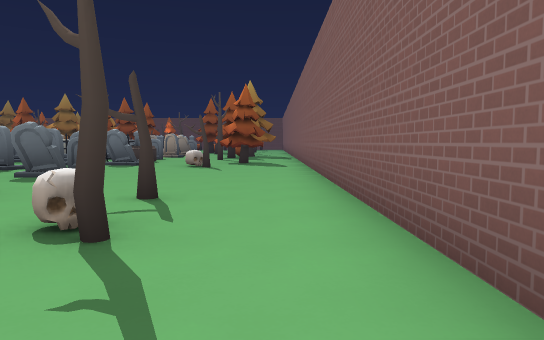
View 1 (above)

24 first-person views from a walk through a level from a Godot 3-D game. The camera is 1.3 m above the floor, tilts 4° down and sees 70° across. The floor is counted in squares, 2 m on a side. Each view is taken from the middle of a square. On the plan, view 1 faces up. The plan holds only what a view shows up to about 11 squares ahead; the rest is blank. The place goes on beyond the plan. Characters and animated objects are not drawn. Some surface patterns are stand-ins.

View 2
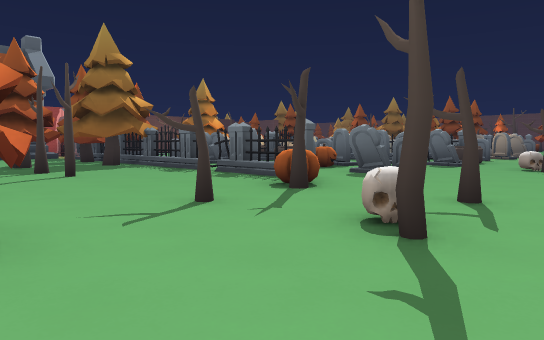

View 3
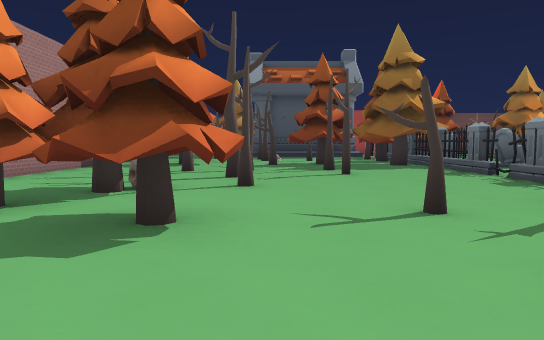

View 4
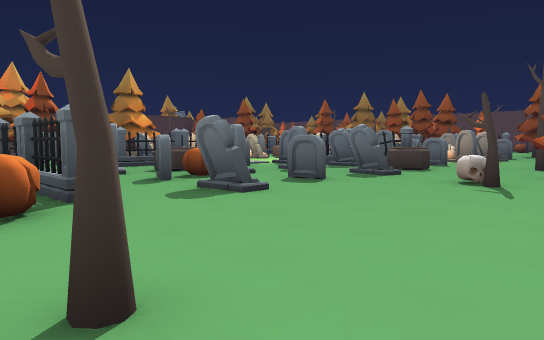

View 5
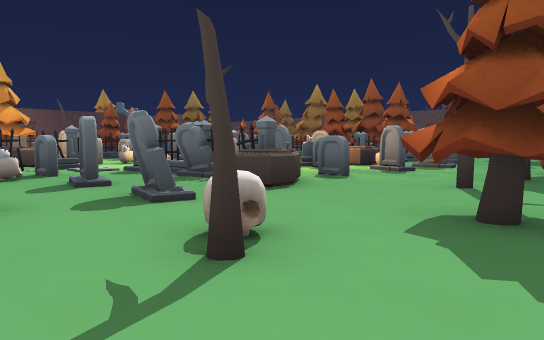

View 6
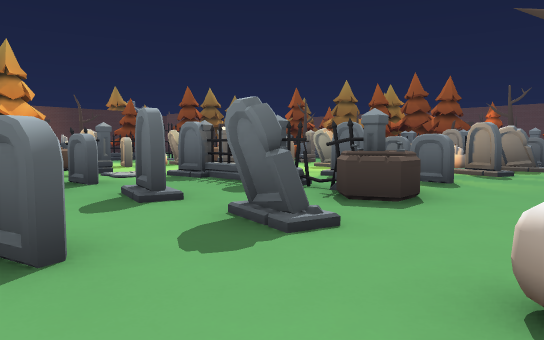

View 7
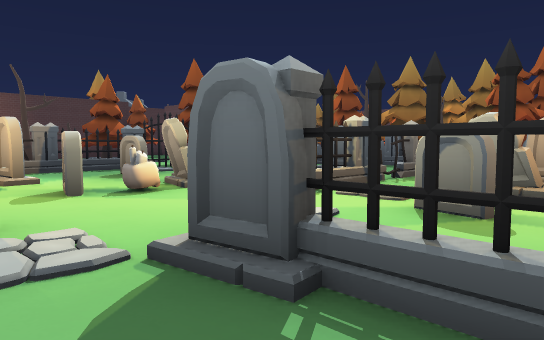

View 8
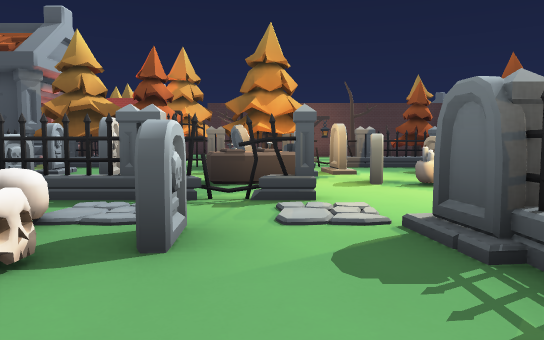

View 9
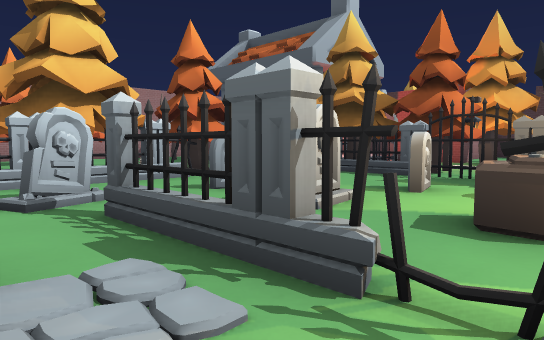

View 10
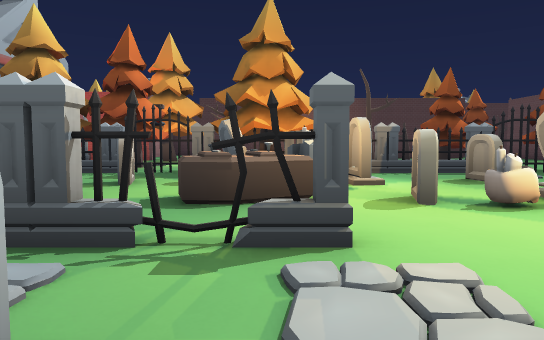

View 11
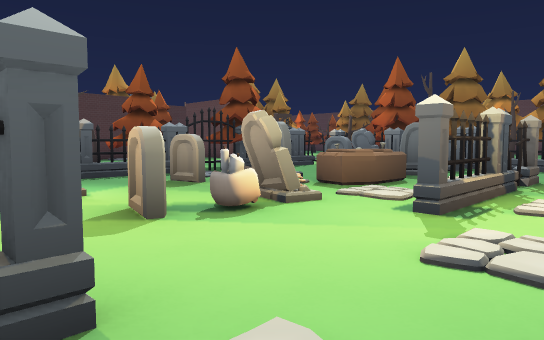

View 12
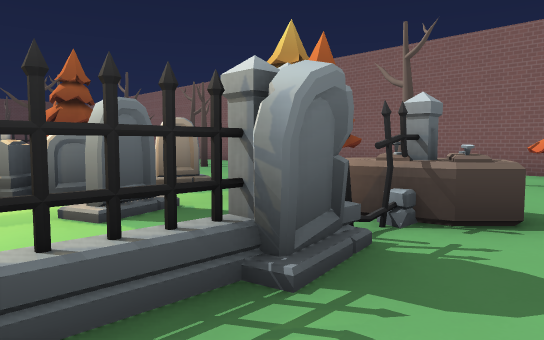

View 13
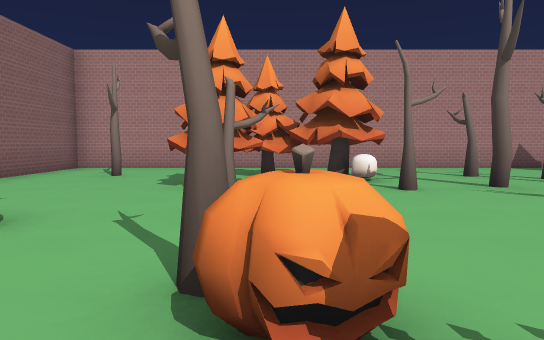

View 14
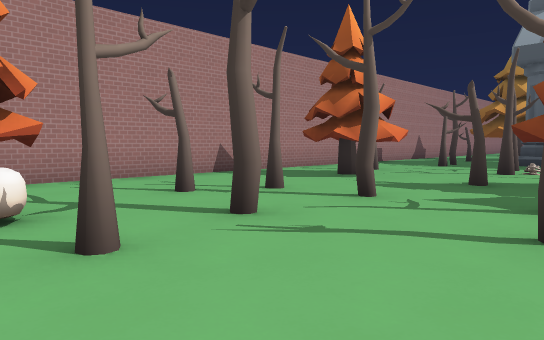

View 15
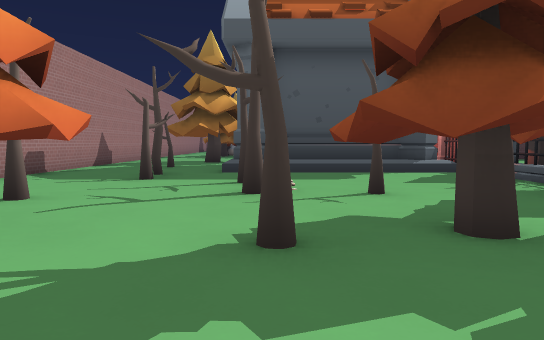

View 16
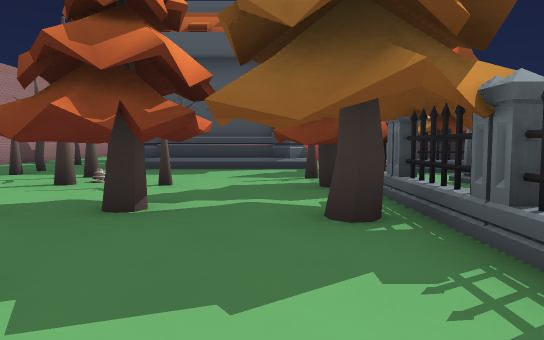

View 17
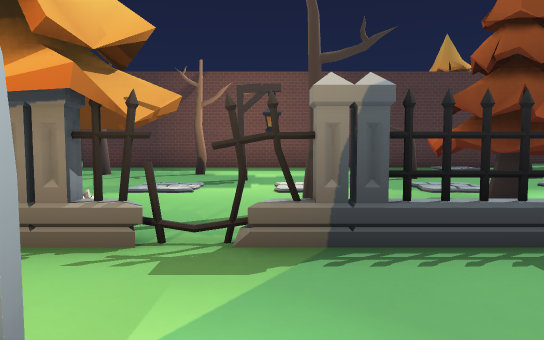

View 18
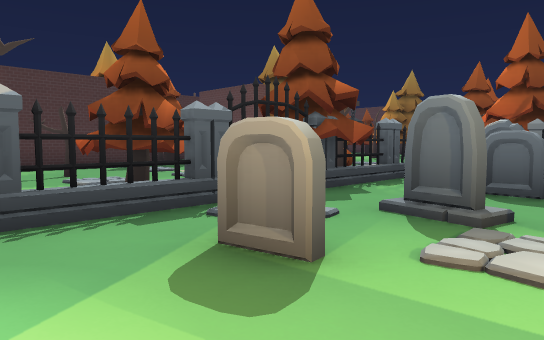

View 19
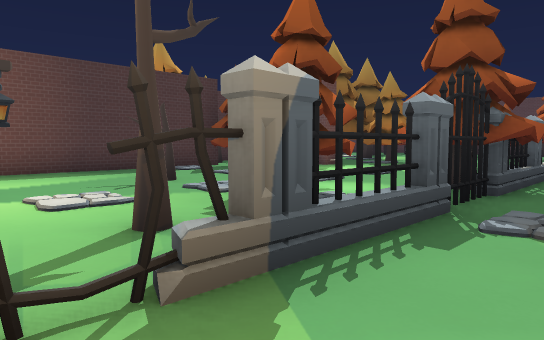

View 20
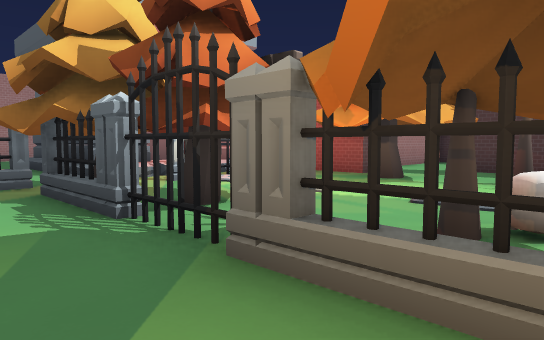

View 21
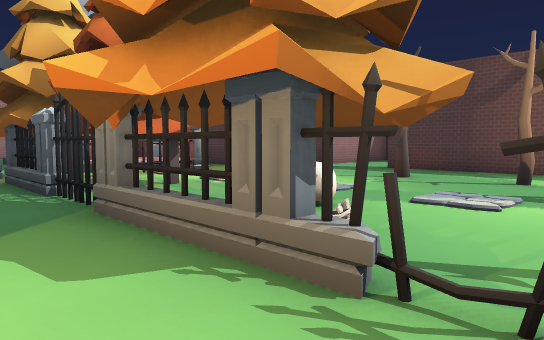

View 22
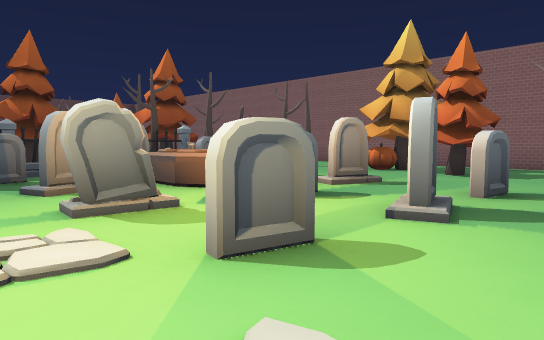

View 23
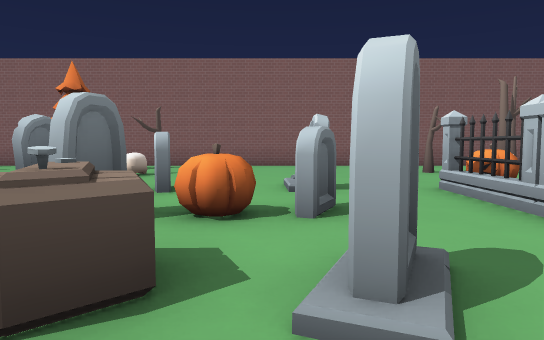

View 24
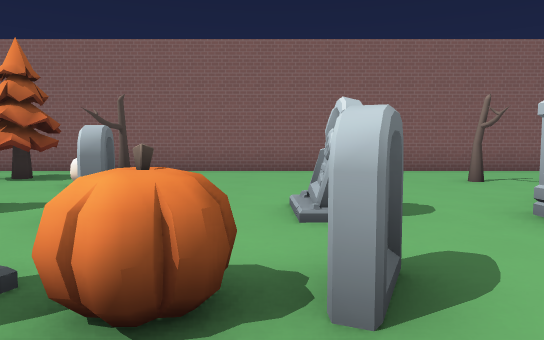

### Floor plan
Key: @ floor where view 1 was taken; # wall or solid block; x gap in a wall; . main floor; : floor 0.5 m higher than the main floor; ^ raised ledge; S skull; T tombstone; R tree; F fence; P pine tree; C coffin; A candle; L lantern; H arch; O other object.
Columns run from 25 left of view 1 to 1 right of it. Each row starts with its distance up from view 1.
 19  #O..  PFF#T   F#TCC T.PPP
 18  #.....PPPTTCCFFTTA.T..PPP#
 17  #..R.PP##.TCCFF..AT...PP.#
 16  #..R.PPFFT...FFTTTT......#
 15  #......FF..TT....T.T..R..#
 14  #..L .RFF...T...FFFC.....#
 13  #.R# .PF..T....TTTTCC..P.#
 12  #.x...SF..TA..F........P.#
 11  #.R...RFFTTCC.FT..T.T.S..#
 10  #.R....##.T.. FSCT....R..#
  9  #.P  .LP....T F.C..T.....#
  8  . P  PPF...T......T......#
  7 ####. .PFF.T...T.T..TT....#
  6    ##HHPPF.F.FF...........#
  5     #  #PFRFFFFFFFFFF^..R.#
  4      ###...P.PP......R....#
  3       #:.....PP..R......SR#
  2       #:...R.PP.R#...R....#
  1       #:..RR..R....R......#
  0       ##........R.R..PP..@#
 -1      ...RR...PP.R..SS.....#
 -2      R......RPP..R..PP..R.#
 -3      .....................#
 -4      ######################

Positions as (right, up) in squares from view 1, and headings:
1: (0, 0), facing up
2: (0, 0), facing up-left
3: (0, 1), facing left
4: (0, 4), facing up-left
5: (0, 9), facing up-left
6: (-2, 9), facing up-left
7: (-7, 12), facing up-left
8: (-6, 12), facing left
9: (-9, 12), facing down-left
10: (-8, 12), facing left
11: (-9, 12), facing up-left
12: (-8, 12), facing up-right
13: (-4, 6), facing down
14: (-5, 3), facing down-left
15: (-9, 1), facing left
16: (-8, 4), facing left
17: (-14, 14), facing left
18: (-13, 14), facing up-left
19: (-15, 13), facing up-left
20: (-15, 12), facing down-left
21: (-15, 14), facing down-left
22: (-10, 14), facing up-right
23: (-10, 8), facing right
24: (-8, 8), facing right
